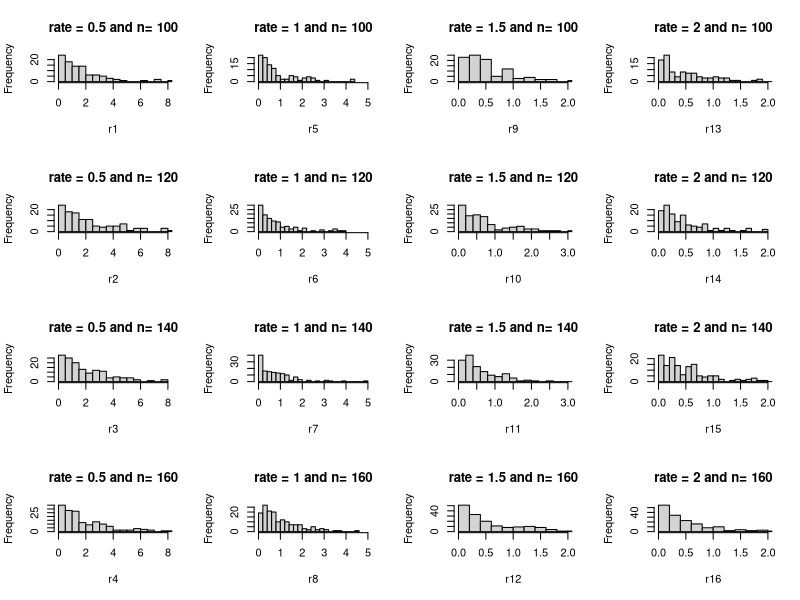

The R script that drew this image:
r1 <- rexp(n = 100, rate = 0.5)
r2 <- rexp(n = 120, rate = 0.5)
r3 <- rexp(n = 140, rate = 0.5)
r4 <- rexp(n = 160, rate = 0.5)

r5 <- rexp(n = 100, rate = 1)
r6 <- rexp(n = 120, rate = 1)
r7 <- rexp(n = 140, rate = 1)
r8 <- rexp(n = 160, rate = 1)

r9 <- rexp(n = 100, rate = 1.5)
r10 <- rexp(n = 120, rate = 1.5)
r11 <- rexp(n = 140, rate = 1.5)
r12 <- rexp(n = 160, rate = 1.5)

r13 <- rexp(n = 100, rate = 2)
r14 <- rexp(n = 120, rate = 2)
r15 <- rexp(n = 140, rate = 2)
r16 <- rexp(n = 160, rate = 2)

par(mfcol=c(4,4))

hist(r1,breaks=20,xlim=c(0,8),main="rate = 0.5 and n= 100")
hist(r2,breaks=20,xlim=c(0,8),main="rate = 0.5 and n= 120")
hist(r3,breaks=20,xlim=c(0,8),main="rate = 0.5 and n= 140")
hist(r4,breaks=20,xlim=c(0,8),main="rate = 0.5 and n= 160")

hist(r5,breaks=20,xlim=c(0,5),main="rate = 1 and n= 100")
hist(r6,breaks=20,xlim=c(0,5),main="rate = 1 and n= 120")
hist(r7,breaks=20,xlim=c(0,5),main="rate = 1 and n= 140")
hist(r8,breaks=20,xlim=c(0,5),main="rate = 1 and n= 160")

hist(r9,breaks=20,xlim=c(0,2),main="rate = 1.5 and n= 100")
hist(r10,breaks=20,xlim=c(0,3),main="rate = 1.5 and n= 120")
hist(r11,breaks=20,xlim=c(0,3),main="rate = 1.5 and n= 140")
hist(r12,breaks=20,xlim=c(0,2),main="rate = 1.5 and n= 160")

hist(r13,breaks=20,xlim=c(0,2),main="rate = 2 and n= 100")
hist(r14,breaks=20,xlim=c(0,2),main="rate = 2 and n= 120")
hist(r15,breaks=20,xlim=c(0,2),main="rate = 2 and n= 140")
hist(r16,breaks=20,xlim=c(0,2),main="rate = 2 and n= 160")